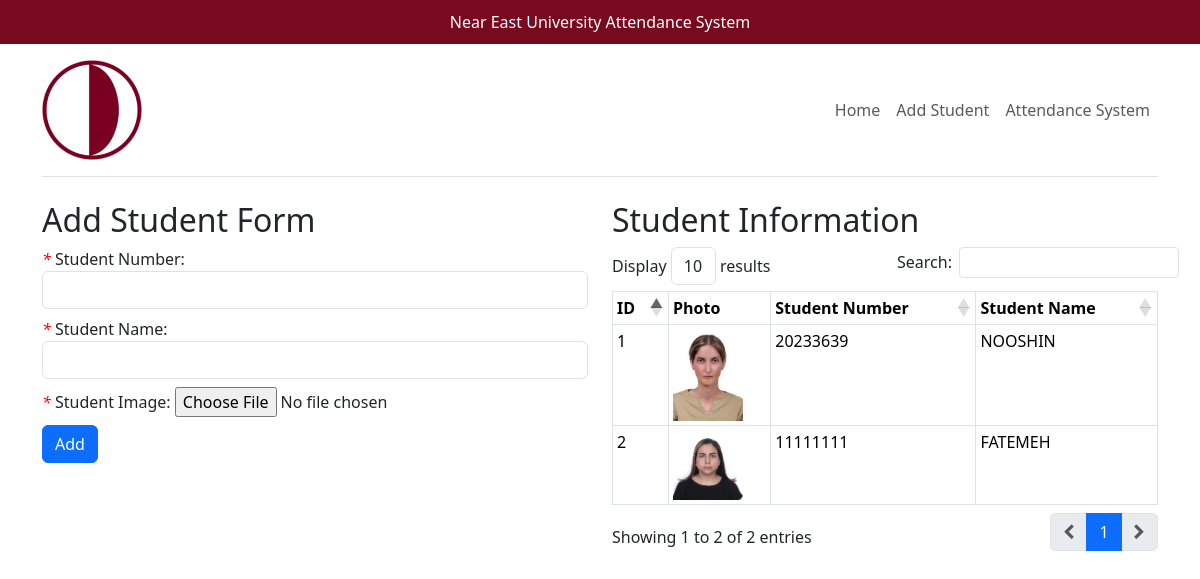
The app's page /add_show_student, older data.
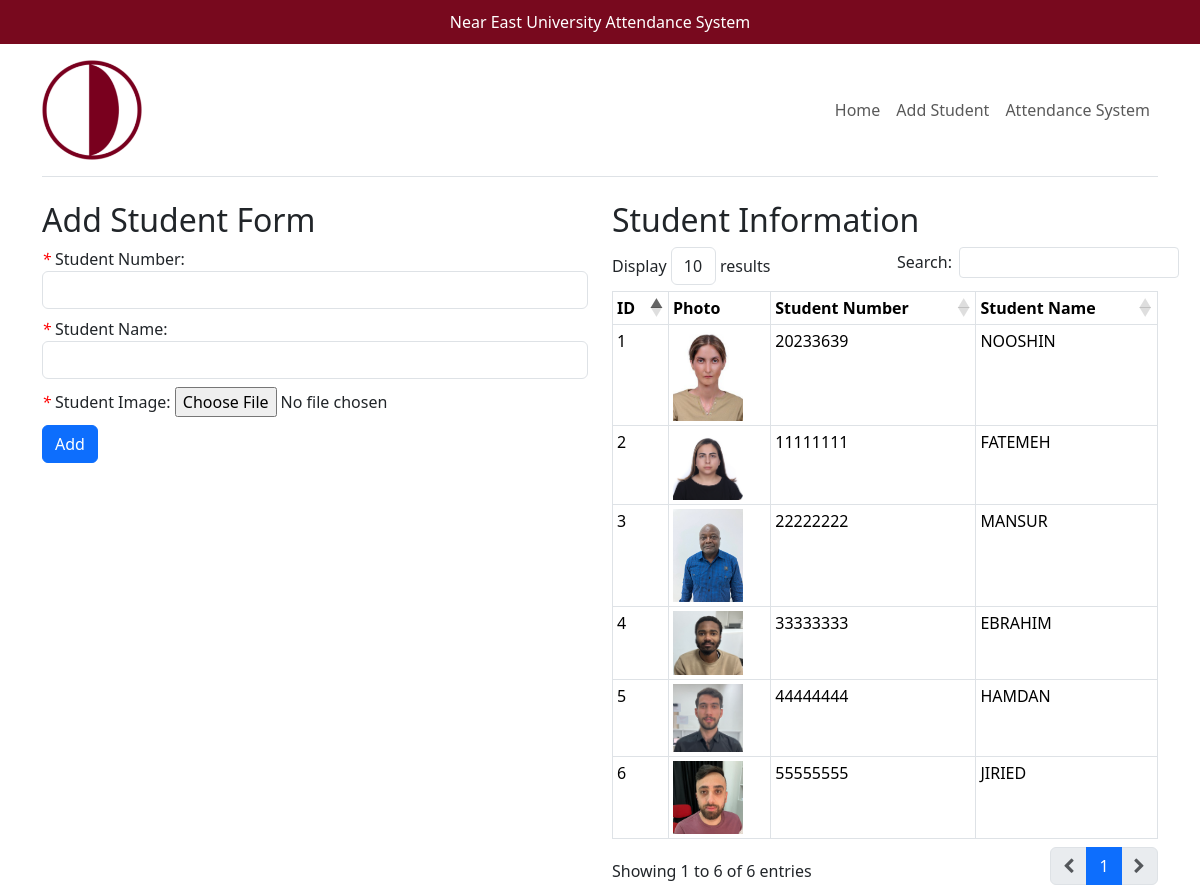
The same page, newer data.
### tables this page shows
CREATE TABLE students (
    id INTEGER PRIMARY KEY AUTOINCREMENT,
    student_no TEXT UNIQUE,
    student_name TEXT,
    image_path TEXT,
    present TEXT
);

### app.py (the view)
@app.route('/add_show_student')
def add_show_student():
    init_db()
    conn = sqlite3.connect(DATABASE_FILE)
    cursor = conn.cursor()
    cursor.execute('SELECT * FROM students')
    students = cursor.fetchall()
    conn.close()
    return render_template('/add_show_student.html', students=students)

### app.py (called while the page is built)
def init_db():
    with app.app_context():
        conn = sqlite3.connect(DATABASE_FILE)
        cursor = conn.cursor()
        with open(SCHEMA_FILE, 'r') as schema_file:
            cursor.executescript(schema_file.read())
        conn.commit()
        conn.close()
        print("Database initialized.")

### templates/add_show_student.html (shortened to what this page needs)
{% extends 'base.html' %}
{% block content %}
<div class="row">
    <div class="col-6">
        <h2>Add Student Form</h2>
        <form action="/add_student" method="post" enctype="multipart/form-data">
            <div class="form-group mb-2">
            <label for="student_no"><em class="red">* </em>Student Number:</label>
            <input class="form-control" type="number" id="student_no" name="student_no" required>
            </div>
            <div class="form-group mb-2">
            <label for="name"><em class="red">* </em>Student Name:</label>
            <input class="form-control" type="text" id="name" name="name" required>
            </div>
            <div class="form-group mb-2">
                <label for="image"><em class="red">* </em>Student Image:</label>
                <input class="form-control-file" type="file" id="image" name="image" accept=".jpg, .jpeg, .png" required>
            </div>
            <button type="submit" class="btn btn-primary">Add</button>
        </form>
    </div>
    <div class="col-6">
        <h2>Student Information</h2>
        <table id="student-info" class="table table-bordered table-sm" cellspacing="0" width="100%">
        <thead>
            <tr>
                <th class="th-sm">ID</th>
                <th class="th-sm">Photo</th>
                <th class="th-sm">Student Number</th>
                <th class="th-sm">Student Name</th>
            </tr>
        </thead>
        <tbody>
            {% for student in students %}
                <tr>
                    <td>{{ student[0] }}</td>
                    {% set image_path = student[3] %}
                    {% set image_filename = image_path.split('\\')[-1] %}
                    <td><img class="student-image" src="{{ url_for('static', filename='student_images/' + image_filename) }}"></td>
                    <td>{{ student[1] }}</td>
                    <td>{{ student[2] }}</td>
                </tr>
            {% endfor %}
        </tbody>
        </table>
    </div>
</div>
{% endblock %}

Row changes from the older to the newer data that the page shows:
added students: id "3", shows a picture, student_no "22222222", student_name "MANSUR"
added students: id "4", shows a picture, student_no "33333333", student_name "EBRAHIM"
added students: id "5", shows a picture, student_no "44444444", student_name "HAMDAN"
added students: id "6", shows a picture, student_no "55555555", student_name "JIRIED"
Text that changed along with them:
text written by a page script: "Display results Search: Showing 1 to 2 of 2 entries 1" → "Display results Search: Showing 1 to 6 of 6 entries 1"
